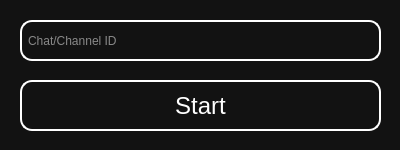
<?xml version="1.0" encoding="UTF-8"?>
<ui version="4.0">
 <class>ParsingWindow</class>
 <widget class="QMainWindow" name="ParsingWindow">
  <property name="geometry">
   <rect>
    <x>0</x>
    <y>0</y>
    <width>400</width>
    <height>150</height>
   </rect>
  </property>
  <property name="windowTitle">
   <string>CheatBot (Parsing)</string>
  </property>
  <property name="styleSheet">
   <string notr="true">QWidget {
	color: #ffffff;
	background-color: #121212;
}

QLineEdit {
	border: 2px solid #ffffff;
	border-radius: 12px;
	padding: 4px;
}

QPushButton {
	border: 2px solid #ffffff;
	border-radius: 12px;
	font-size: 24px;
}

QPushButton:hover {
	color: #bfbfbf;
	border: 2px solid #bfbfbf;
}</string>
  </property>
  <widget class="QWidget" name="centralwidget">
   <widget class="QLineEdit" name="line_edit_parse_from">
    <property name="geometry">
     <rect>
      <x>20</x>
      <y>20</y>
      <width>361</width>
      <height>41</height>
     </rect>
    </property>
    <property name="placeholderText">
     <string>Chat/Channel ID</string>
    </property>
   </widget>
   <widget class="QPushButton" name="btn_start">
    <property name="geometry">
     <rect>
      <x>20</x>
      <y>80</y>
      <width>361</width>
      <height>51</height>
     </rect>
    </property>
    <property name="text">
     <string>Start</string>
    </property>
   </widget>
  </widget>
 </widget>
 <resources/>
 <connections/>
</ui>
